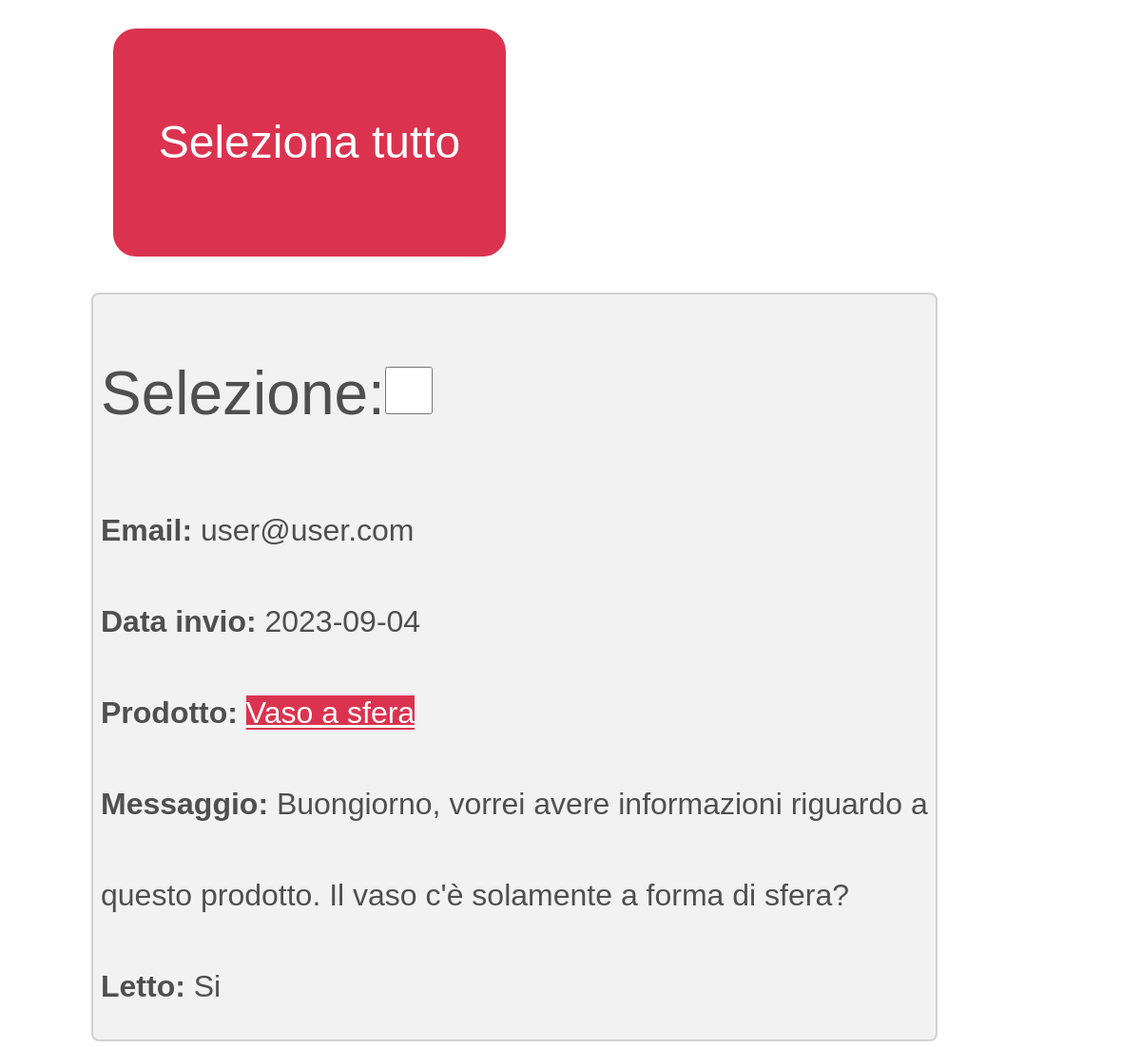
/messaggi.php (signed in, middle part), run on an earlier commit of the app's database.
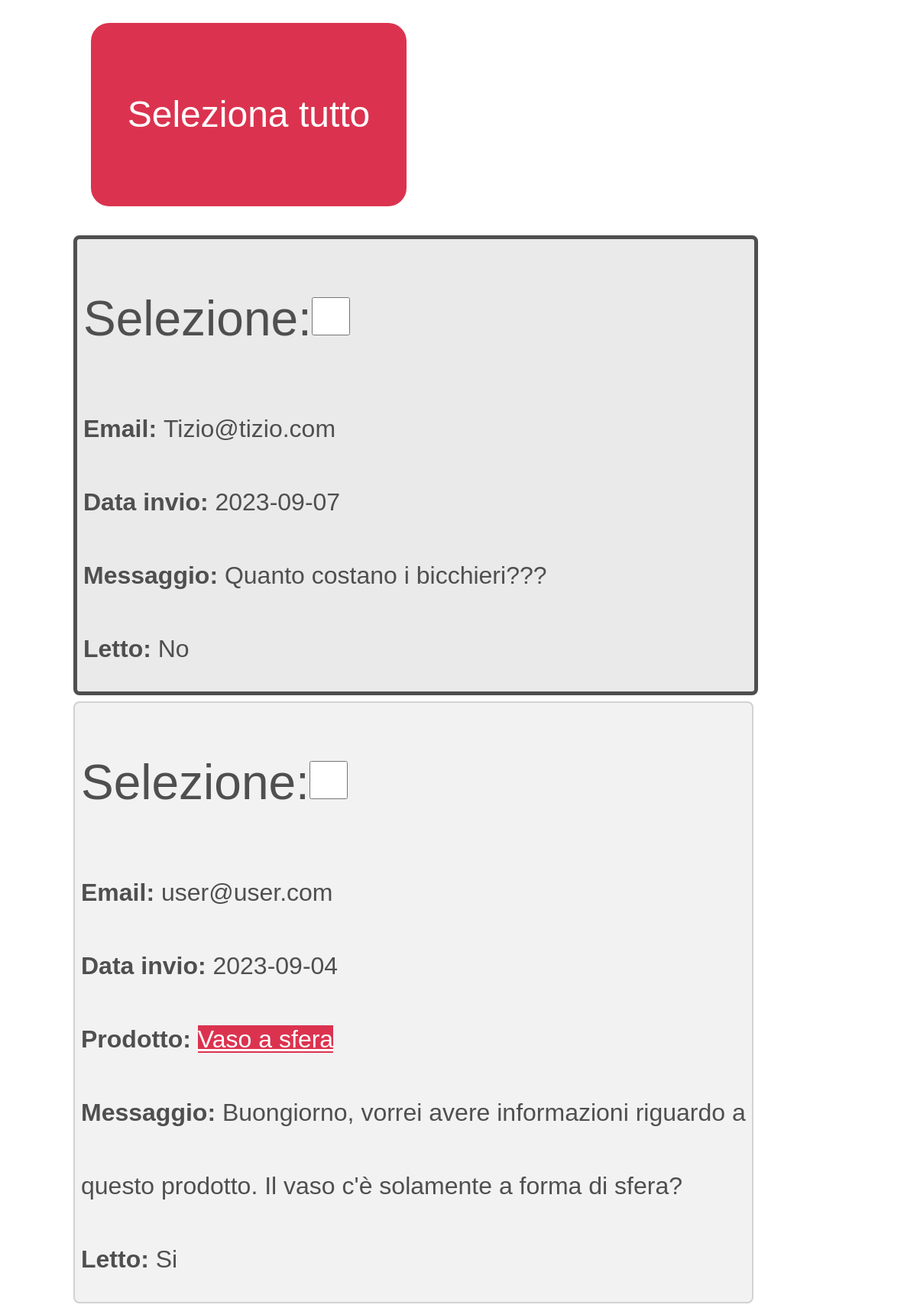
And on a later commit of the database.
### tables this page shows
CREATE TABLE IF NOT EXISTS `messaggi` (
  `id_messaggio` int(100) NOT NULL AUTO_INCREMENT,
  `msg` text NOT NULL,
  `data` date NOT NULL DEFAULT current_timestamp(),
  `id_prodotto` int(100) DEFAULT NULL,
  `id_categoria` int(100) DEFAULT NULL,
  `email` varchar(50) NOT NULL,
  `letto` tinyint(1) NOT NULL DEFAULT 0,
  PRIMARY KEY (`id_messaggio`,`email`),
  KEY `id_prodotto` (`id_prodotto`,`id_categoria`)
);

CREATE TABLE IF NOT EXISTS `prodotti` (
  `id_prodotto` int(100) NOT NULL AUTO_INCREMENT,
  `id_categoria` int(100) NOT NULL,
  `Nome` varchar(100) NOT NULL,
  `Descrizione` varchar(500) NOT NULL,
  PRIMARY KEY (`id_prodotto`,`id_categoria`),
  KEY `prodotti` (`id_categoria`)
);

### PHP/connessione2.php (called while the page is built, shortened)
<?php
class DBAccess
{
    private static function startConnection()
    {
        try {
            return new mysqli(DBAccess::HOST_DB, DBAccess::USERNAME, DBAccess::PASSWORD, DBAccess::DATABASE_NAME);
        } catch (Exception $e) {
            http_response_code(500);
            if (isset($_SESSION["ruolo"])) {
                if ($_SESSION["ruolo"] == "user") {
                    echo file_get_contents(dirname(__FILE__) . "/../HTML/500Utente.html");
                } elseif ($_SESSION["ruolo"] == "admin") {
                    echo file_get_contents(dirname(__FILE__) . "/../HTML/500Amministratore.html");
                }
            } else {
                echo file_get_contents(dirname(__FILE__) . "/../HTML/500Semplice.html");
            }
            die();
        }
    }
    public static function dbQuery($query, ...$parametri)
    {
        $connection = self::startConnection();
        $stmt = $connection->prepare($query);
        $stmt->execute();
        $queryResult = $stmt->get_result();
        $select = false;
        if (strpos($query, "SELECT") === 0) {
            $select = true;
        }
        if ($select) {
            $result = array();
            while ($row = mysqli_fetch_assoc($queryResult)) {
                array_push($result, $row);
            }
            if (empty($result)) {
                return null;
            } else {
                return $result;
            }
        } else {
            $connection->close();
            return true;
        }
    }
}
?>

### messaggi.php (the view, shortened to what this page needs)
<?php
require_once "PHP/class.php";
$target = "Elementi_Messaggi";
$ElencoMsg = "";
if (isset($_SESSION["username"]) && $_SESSION["ruolo"] == "admin") {
    $paginaHTML = Access::getHeader("Messaggi", "Messaggi inviati da utenti registrati e non", "messaggi, informazioni", $_SESSION["ruolo"], null, null, null, null, true);
    $paginaHTML .= file_get_contents("HTML/messaggi.html");
    $result = Access::getMessages();
    if (empty($result))
        $ElencoMsg = "<div><h3 class='error-message'>Non sono presenti messaggi da parte di utenti</h3></div>";
    else {
        for ($i = 0; $i < count($result); $i++) {
            $ElencoMsg .= '<fieldset class="msggg ';
            if ($result[$i]["letto"] == 1)
                $ElencoMsg .= 'msg_letto"><legend class="hide">Messaggio letto</legend>';
            else
                $ElencoMsg .= 'msg_non_letto"><legend class="hide">Messaggio non letto</legend>';
            $ElencoMsg .= '<p class="inline"><label for="form-' . $result[$i]["id_messaggio"] . '" >Selezione:</label><input type="checkbox" id="form-' . $result[$i]["id_messaggio"] . '" name="form_msg[]" value="'
                . $result[$i]["id_messaggio"] . '"/></p>'
                . "<p class=\"inline\"> <span class='email'>Email: </span>" . $result[$i]["email"] . "</p>"
                . "<p class=\"inline\"> <span class='data'>Data invio: </span>" . $result[$i]["data"] . "</p>";
            if (!is_null($result[$i]["id_prodotto"]))
                $ElencoMsg .= "<p class=\"inline\"><span class='product'> Prodotto: </span><a href=\"prodotto.php?prod=" . $result[$i]['id_prodotto'] . "\">" . $result[$i]['Nome'] . "</a></p>";
            $ElencoMsg .= "<p class=\"inline\"> <span class='messaggio'>Messaggio: </span>" . $result[$i]["msg"] . "</p>";
            if ($result[$i]["letto"] == 1)
                $ElencoMsg .= "<p class=\"inline\"> <span class='letto'>Letto: </span>Si</p></fieldset>";
            else
                $ElencoMsg .= "<p class=\"inline\"> <span class='letto'>Letto: </span>No</p></fieldset>";
        }
    }
    $paginaHTML = str_replace($target, $ElencoMsg, $paginaHTML);
    echo $paginaHTML;
} else
    header("Location: index.php");
?>

What changed in the data, as far as the page shows it:
added messaggi: email "Tizio@tizio.com", data "2023-09-07", msg "Quanto costano i bicchieri???", shows "Letto:", letto "No"
